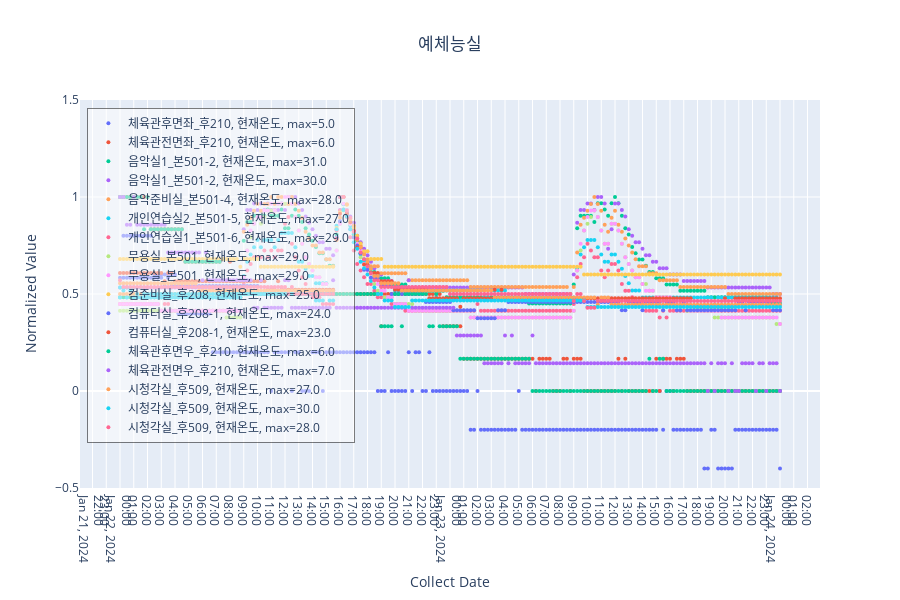

Notebook cell for this chart:
### Code cell
device_dict = {
    6011: "체육관후면좌_후210",
    6012: "체육관전면좌_후210",
    6013: "음악실1_본501-2",
    6014: "음악실1_본501-2",
    6016: "음악준비실_본501-4",
    6018: "개인연습실2_본501-5",
    6020: "개인연습실1_본501-6",
    6022: "무용실_본501",
    6024: "무용실_본501",
    6025: "컴준비실_후208",
    6026: "컴퓨터실_후208-1",
    6027: "컴퓨터실_후208-1",
    6047: "체육관후면우_후210",
    6048: "체육관전면우_후210",
    6049: "시청각실_후509",
    6050: "시청각실_후509",
    6051: "시청각실_후509",
}

#tag_dict = {100003: '현재온도', 100004: '희망온도'}
tag_dict = {100003: '현재온도'}

# 모든 장치에 대해 데이터를 수집
all_tags_data = []
all_tags_names = []

for devID, device_name in device_dict.items():
    # 각 장치에 대해 데이터 선택
    tags = {key: select_devID_tagCD(df, devID, tagCD=key) for key in tag_dict.keys()}
    
    # 그래프를 그리기 위해 필요한 데이터를 리스트로 변환
    tag_data = [tags[key] for key in tag_dict.keys()]
    tag_names = [f"{device_name}, {tag_dict[key]}" for key in tag_dict.keys()]
    
    all_tags_data.extend(tag_data)
    all_tags_names.extend(tag_names)

# 모든 데이터를 하나의 그래프에 시각화
plot_devID_tagCD(all_tags_data, all_tags_names, device_name="예체능실", fig=True, W=None, H=600)

### Figure 1 — Plotly figure (JSON) as saved in the notebook; plotly's stock layout.template omitted (floating-point values rounded to 4 significant figures; data arrays with more than 128 entries replaced by an {"elided": "..."} marker saying what was removed)
{"data": [{"marker": {"size": 4}, "mode": "markers", "name": "체육관후면좌_후210, 현재온도, max=5.0", "type": "scatter", "visible": true, "x": {"elided": "193 str values"}, "y": {"elided": "193 float values"}}, {"marker": {"size": 4}, "mode": "markers", "name": "체육관전면좌_후210, 현재온도, max=6.0", "type": "scatter", "visible": true, "x": {"elided": "193 str values"}, "y": {"elided": "193 float values"}}, {"marker": {"size": 4}, "mode": "markers", "name": "음악실1_본501-2, 현재온도, max=31.0", "type": "scatter", "visible": true, "x": {"elided": "193 str values"}, "y": {"elided": "193 float values"}}, {"marker": {"size": 4}, "mode": "markers", "name": "음악실1_본501-2, 현재온도, max=30.0", "type": "scatter", "visible": true, "x": {"elided": "193 str values"}, "y": {"elided": "193 float values"}}, {"marker": {"size": 4}, "mode": "markers", "name": "음악준비실_본501-4, 현재온도, max=28.0", "type": "scatter", "visible": true, "x": {"elided": "193 str values"}, "y": {"elided": "193 float values"}}, {"marker": {"size": 4}, "mode": "markers", "name": "개인연습실2_본501-5, 현재온도, max=27.0", "type": "scatter", "visible": true, "x": {"elided": "193 str values"}, "y": {"elided": "193 float values"}}, {"marker": {"size": 4}, "mode": "markers", "name": "개인연습실1_본501-6, 현재온도, max=29.0", "type": "scatter", "visible": true, "x": {"elided": "193 str values"}, "y": {"elided": "193 float values"}}, {"marker": {"size": 4}, "mode": "markers", "name": "무용실_본501, 현재온도, max=29.0", "type": "scatter", "visible": true, "x": {"elided": "193 str values"}, "y": {"elided": "193 float values"}}, {"marker": {"size": 4}, "mode": "markers", "name": "무용실_본501, 현재온도, max=29.0", "type": "scatter", "visible": true, "x": {"elided": "193 str values"}, "y": {"elided": "193 float values"}}, {"marker": {"size": 4}, "mode": "markers", "name": "컴준비실_후208, 현재온도, max=25.0", "type": "scatter", "visible": true, "x": {"elided": "193 str values"}, "y": {"elided": "193 float values"}}, {"marker": {"size": 4}, "mode": "markers", "name": "컴퓨터실_후208-1, 현재온도, max=24.0", "type": "scatter", "visible": true, "x": {"elided": "193 str values"}, "y": {"elided": "193 float values"}}, {"marker": {"size": 4}, "mode": "markers", "name": "컴퓨터실_후208-1, 현재온도, max=23.0", "type": "scatter", "visible": true, "x": {"elided": "193 str values"}, "y": {"elided": "193 float values"}}, {"marker": {"size": 4}, "mode": "markers", "name": "체육관후면우_후210, 현재온도, max=6.0", "type": "scatter", "visible": true, "x": {"elided": "193 str values"}, "y": {"elided": "193 float values"}}, {"marker": {"size": 4}, "mode": "markers", "name": "체육관전면우_후210, 현재온도, max=7.0", "type": "scatter", "visible": true, "x": {"elided": "193 str values"}, "y": {"elided": "193 float values"}}, {"marker": {"size": 4}, "mode": "markers", "name": "시청각실_후509, 현재온도, max=27.0", "type": "scatter", "visible": true, "x": {"elided": "193 str values"}, "y": {"elided": "193 float values"}}, {"marker": {"size": 4}, "mode": "markers", "name": "시청각실_후509, 현재온도, max=30.0", "type": "scatter", "visible": true, "x": {"elided": "193 str values"}, "y": {"elided": "193 float values"}}, {"marker": {"size": 4}, "mode": "markers", "name": "시청각실_후509, 현재온도, max=28.0", "type": "scatter", "visible": true, "x": {"elided": "193 str values"}, "y": {"elided": "193 float values"}}], "layout": {"height": 600, "legend": {"bgcolor": "rgba(255, 255, 255, 0.5)", "bordercolor": "rgba(0, 0, 0, 0.5)", "borderwidth": 1, "traceorder": "normal", "x": 0.01, "y": 0.98}, "title": {"text": "예체능실", "x": 0.5, "xanchor": "center"}, "xaxis": {"dtick": 3600000, "tickmode": "linear", "title": {"text": "Collect Date"}}, "yaxis": {"range": [-0.5, 1.5], "title": {"text": "Normalized Value"}}}}
